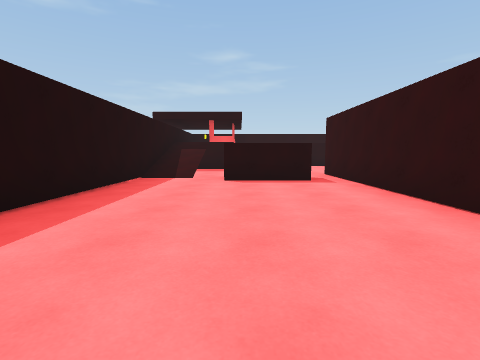
View 1 (above)

24 first-person views from a walk through a 3-D level made in the Unity game engine. The camera is 1.2 m above the floor, tilts 6° down and sees 85° across. The floor is counted in squares, 2 m on a side. Each view is taken from the middle of a square. On the plan, view 1 faces up. The plan holds only what a view shows up to about 9 squares ahead; the rest is blank. The place goes on beyond the plan. The player character is not drawn.

View 2
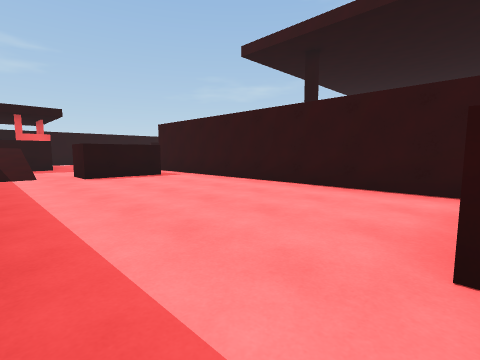

View 3
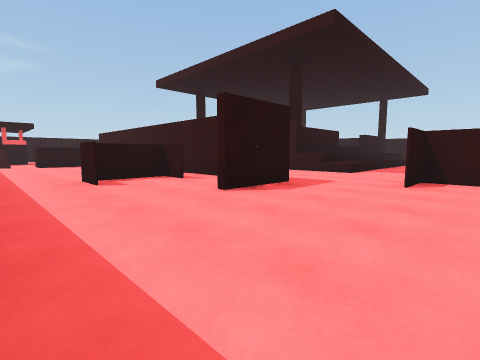

View 4
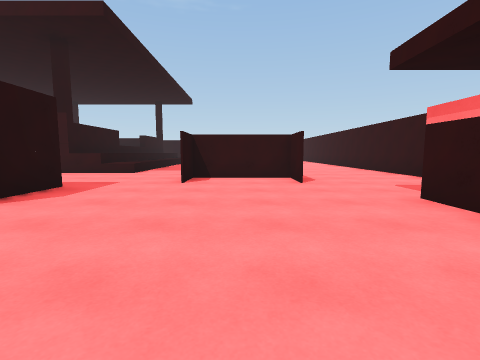

View 5
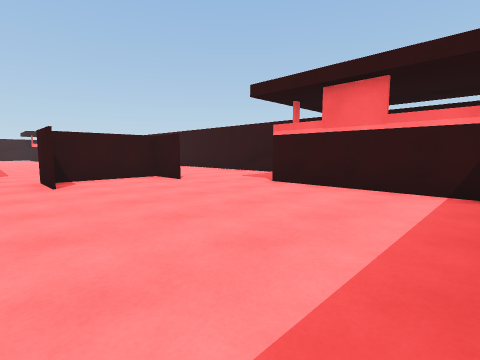

View 6
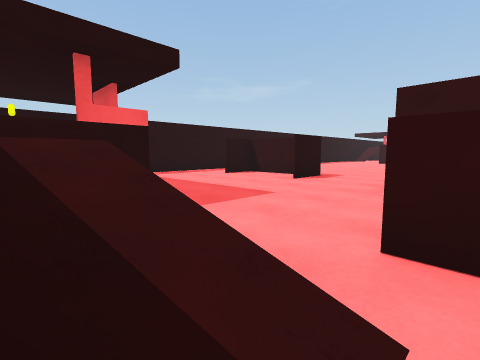

View 7
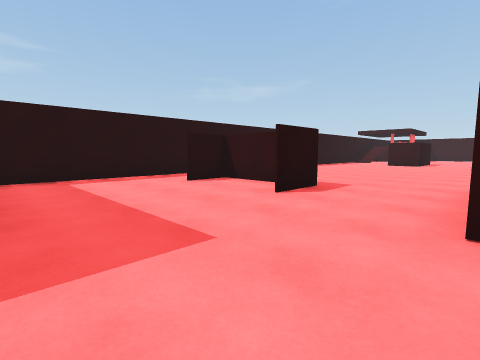

View 8
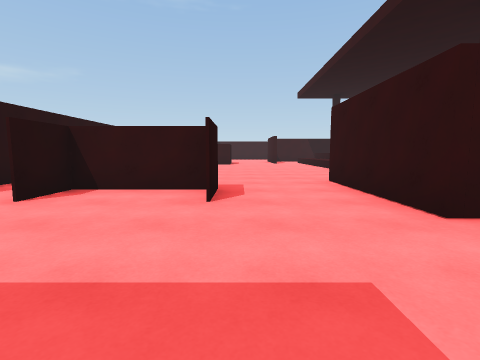

View 9
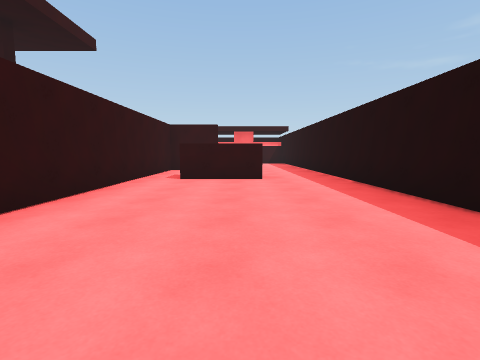

View 10
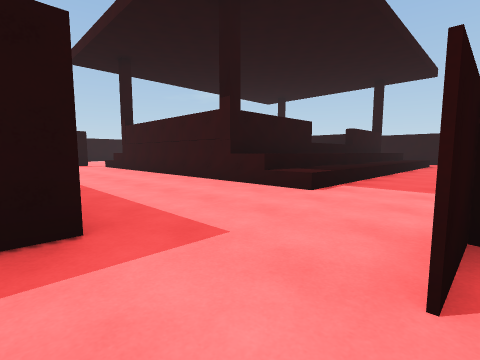

View 11
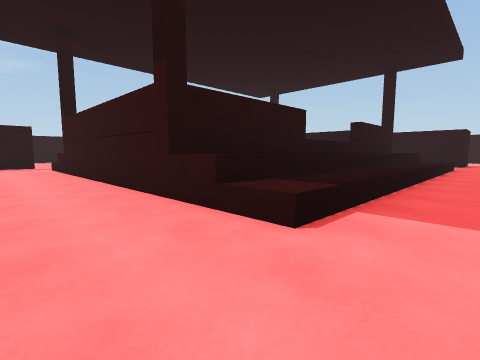

View 12
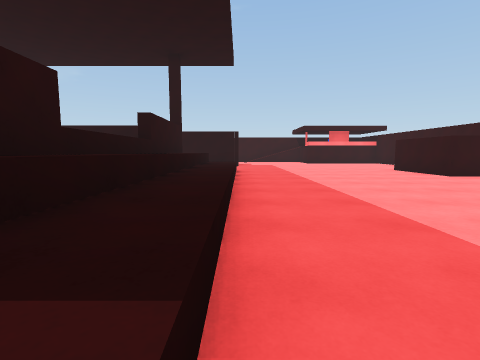

View 13
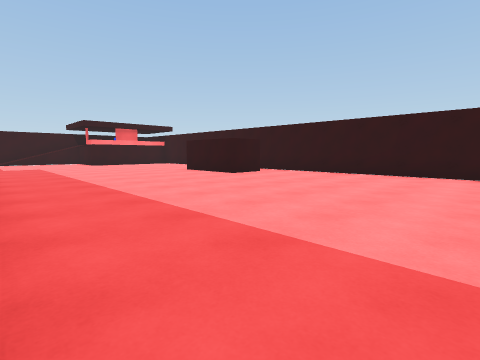

View 14
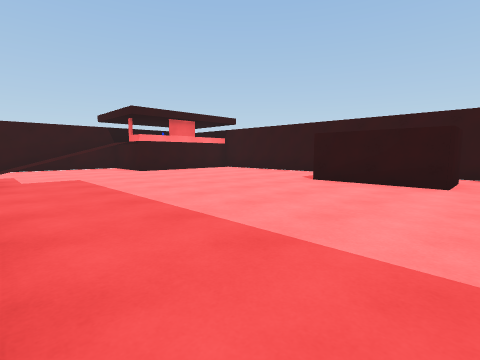

View 15
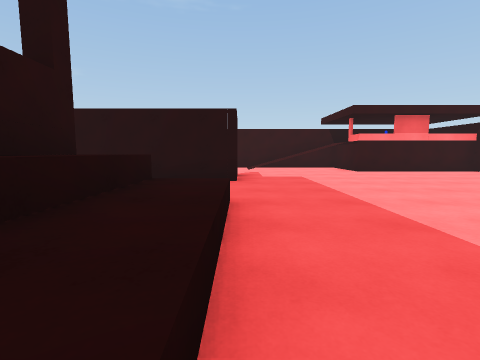

View 16
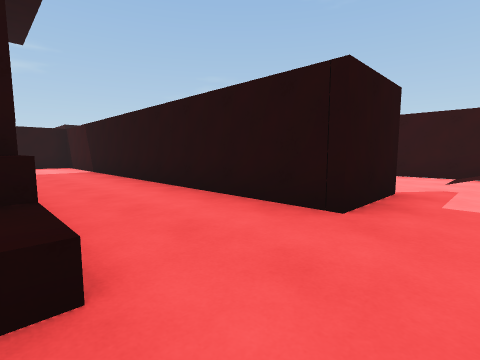

View 17
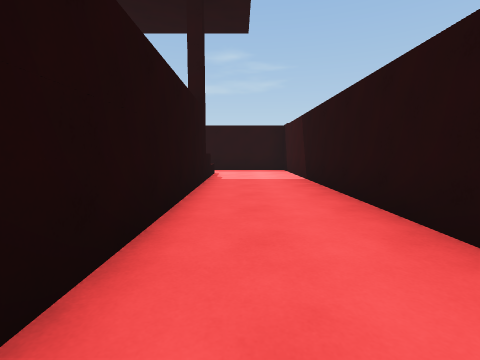

View 18
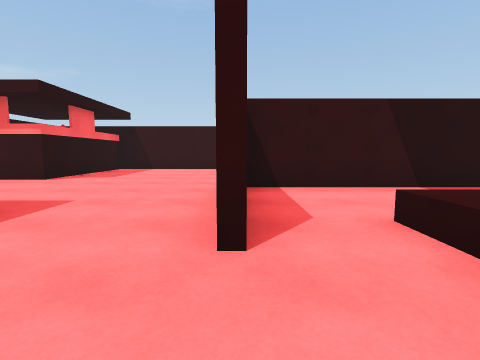

View 19
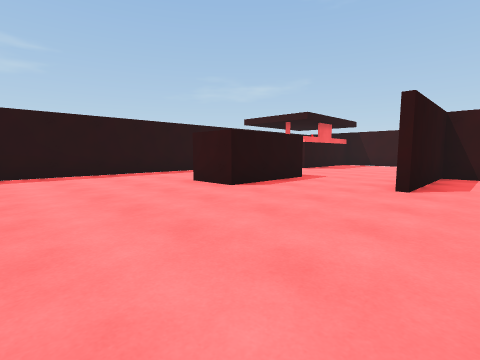

View 20
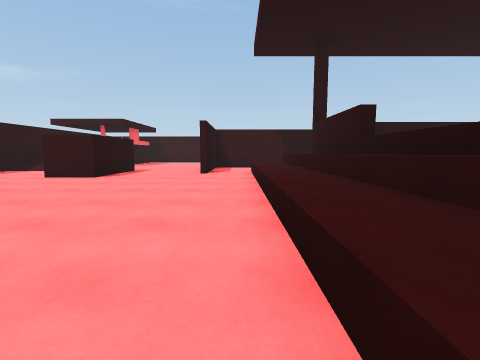

View 21
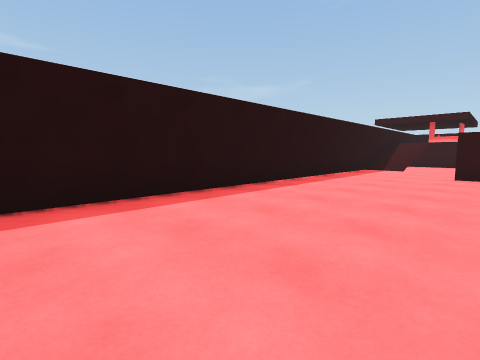

View 22
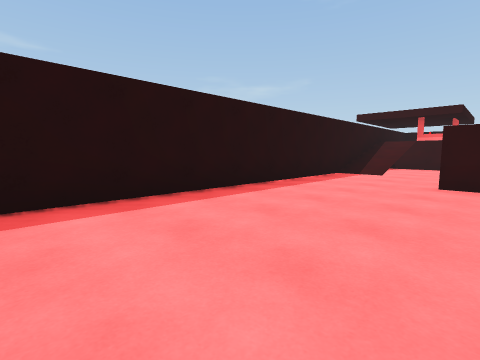

View 23
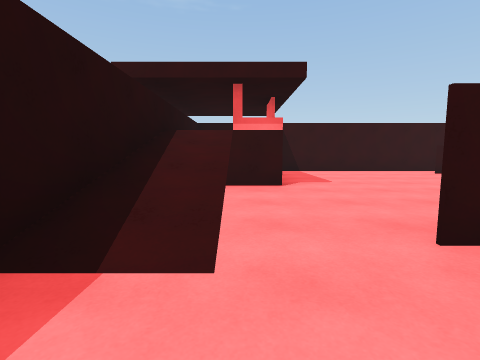

View 24
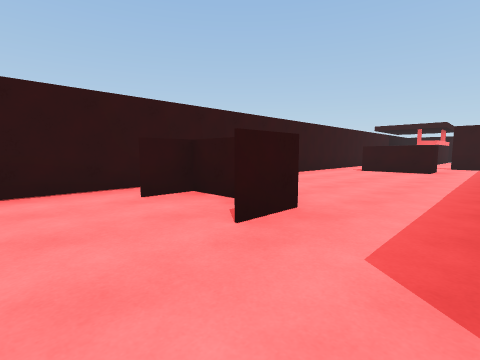

### Floor plan
Key: @ floor where view 1 was taken; # wall or solid block; . main floor; : floor 1.5 m higher than the main floor; / step, stairs or slope; ^ raised ledge; B barrier.
Columns run from 3 left of view 1 to 23 right of it. Each row starts with its distance up from view 1.
 14    ###################
 13    ................//:
 12    ..... ..........///#####
 11    ....# .................#
 10   #....#.........##.......#
  9 #:/.......................#
  8 #//.......................#
  7 #//..####.........####....#
  6 #..BB#  .............#.BB.#
  5 #....#  .^^^^^^^^^^..#..
  4 #....# ..^  ^^^^^^^..#...
  3 #....# ..#        #..#...
  2 #.. .# ..#        #..#....
  1 #....# ..#        #..#....#
  0 #..@.#...#        #..#....#
 -1 #..BB#...#        #..#.BB.#
 -2 #....#...#^^^^^^^^#..#.   #
 -3 #....#...^^^^^^^^^^..#.  .#
 -4 #...##...............##...#
 -5  .. ....................//#
 -6  ......#................//#
 -7  ......#  ..............//#
 -8  ......#  . ............#
 -9  ...............###.....#
-10  ####../........#  .....#
-11       //.........  ... .#
-12      ############  ##  ##

Positions as (right, up) in squares from view 1, and headings:
1: (0, 0), facing up
2: (-2, -1), facing up-right
3: (-2, -7), facing up-right
4: (-2, -7), facing right
5: (-2, -5), facing down-right
6: (-2, 6), facing up-right
7: (0, 7), facing up-right
8: (0, 9), facing right
9: (0, 5), facing down
10: (2, -6), facing up-right
11: (4, -5), facing up-right
12: (6, -4), facing right
13: (7, -4), facing down-right
14: (12, -4), facing down-right
15: (12, -4), facing right
16: (15, -5), facing up-right
17: (16, -2), facing up
18: (13, 7), facing right
19: (10, 6), facing up-right
20: (7, 6), facing right
21: (6, 10), facing up-right
22: (8, 10), facing up-right
23: (14, 12), facing right
24: (18, 8), facing down-right
